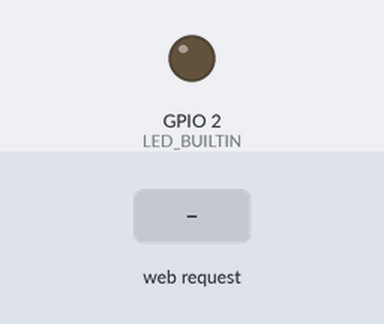
This sketch was run on a simulated ESP8266 (NodeMCU). Parts: output pins drawn as LEDs (lit = HIGH, except the on-board LED, lit = LOW). The test bench sets the inputs (shaded band). WiFi joins after 1.5 s; servers stay silent unless stated; what the sketch prints to the serial monitor is not drawn.

Above: at 5.7 s.
5.8 s: HTTP request GET /ledon received
At 6.8 s:
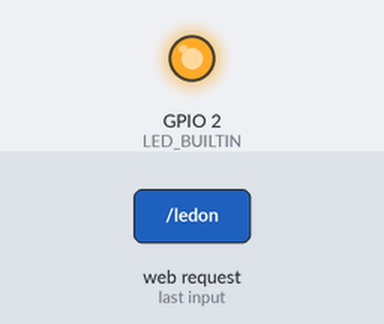
7.3 s: HTTP request GET /ledoff received
At 8.0 s:
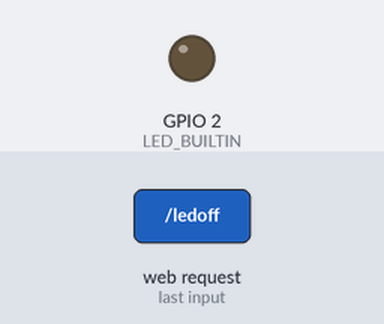
Timing chart, 0 to 10.3 s (numbered marks = the images above; inputs shaded):
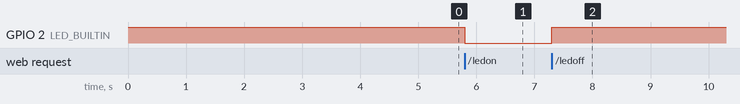

Measured:
- after the input at 5.8 s, GPIO 2 (LED_BUILTIN): HIGH → LOW at once
- after the input at 7.3 s, GPIO 2 (LED_BUILTIN): LOW → HIGH at once

The sketch:

Exp5_IOT.ino
```cpp
#include <ESP8266WiFi.h>

const char* ssid = "Redmi";
const char* password = "vishal@17";

WiFiServer server(80);

void setup() {
  pinMode(LED_BUILTIN, OUTPUT);
  digitalWrite(LED_BUILTIN, HIGH);
  Serial.begin(9600);
  Serial.print("Connecting to ");
  Serial.println(ssid);

  WiFi.mode(WIFI_STA);
  WiFi.begin(ssid, password);

  while (WiFi.status() != WL_CONNECTED) {
    delay(500);
    Serial.print(".");
  }

  Serial.println("");
  Serial.println("NodeMCU is connected to WiFi");
  Serial.print("IP address: ");
  Serial.println(WiFi.localIP());
  server.begin();
  delay(3000);
}

void loop() {
  WiFiClient client;
  client = server.available();

 if (client == 1) {
    String request = client.readStringUntil('\n');
    client.flush();
    Serial.println(request);
    if (request.indexOf("ledon") != -1)
    { digitalWrite(LED_BUILTIN, LOW);
      Serial.println("LED is ON");
    }

    if (request.indexOf("ledoff") != -1)
    { digitalWrite(LED_BUILTIN, HIGH);
      Serial.println("LED is OFF");
    }

    client.println("HTTP/1.1 200 OK");
    client.println("Content-Type: text/html");
    client.println("");

    client.println("<!DOCTYPE HTML>");
    client.println("<html>");
    client.println("<head>");
    client.println("<title> Controlling LED </title>");
    client.println("</head>");
    client.println("<body align= \"center\" >");
    client.println("<h1> <font size = \"25\" face = \"Cooper\" >  LED ON OFF  </font> </h1> ");
    client.println("<p> <a href=\"/ledon\">  <button style=\"height:60px; background-color: pink; width:200px; cursor: pointer\"> ON  </button> <a> </font></p> ");
    client.println("<p> <a href=\"/ledoff\"> <button style=\"height:60px; background-color: pink; width:200px; cursor: pointer\" > OFF </button> <a> </font></p> ");
    client.println("</body>");
    client.println("</html>");

    Serial.println("Client disonnected");
    Serial.println("------------------");
    Serial.println("                  ");

  }
}
```
